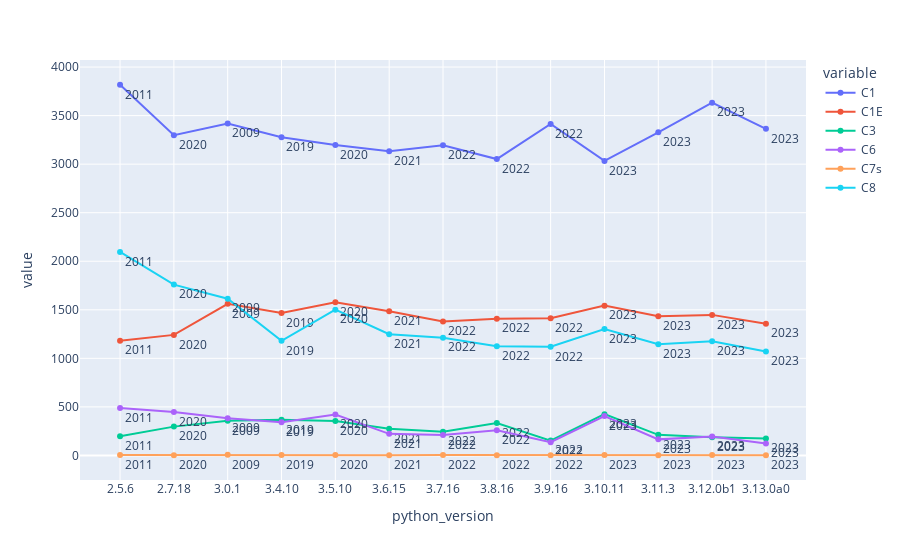

Notebook source saved alongside this figure:
### Markdown cell above
### More parameters through different Python versions

### Code cell
fig = px.line(df, x="python_version", y=["C1","C1E","C3","C6","C7s","C8"], text=pd.to_datetime(df['release_date']).dt.year)
fig.update_traces(textposition="bottom right")
fig.show()

### Figure 1 — Plotly figure (JSON) as saved in the notebook; plotly's stock layout.template omitted (floating-point values rounded to 4 significant figures)
{"data": [{"hovertemplate": "variable=C1<br>python_version=%{x}<br>value=%{y}<br>text=%{text}<extra></extra>", "legendgroup": "C1", "line": {"color": "#636efa", "dash": "solid"}, "marker": {"symbol": "circle"}, "mode": "markers+lines+text", "name": "C1", "orientation": "v", "showlegend": true, "text": [2011, 2020, 2009, 2019, 2020, 2021, 2022, 2022, 2022, 2023, 2023, 2023, 2023], "textposition": "bottom right", "type": "scatter", "x": ["2.5.6", "2.7.18", "3.0.1", "3.4.10", "3.5.10", "3.6.15", "3.7.16", "3.8.16", "3.9.16", "3.10.11", "3.11.3", "3.12.0b1", "3.13.0a0"], "xaxis": "x", "y": [3818.0, 3298.0, 3419.0, 3277.0, 3198.0, 3132.0, 3195.0, 3052.0, 3413.0, 3033.0, 3328.0, 3633.0, 3364.0], "yaxis": "y"}, {"hovertemplate": "variable=C1E<br>python_version=%{x}<br>value=%{y}<br>text=%{text}<extra></extra>", "legendgroup": "C1E", "line": {"color": "#EF553B", "dash": "solid"}, "marker": {"symbol": "circle"}, "mode": "markers+lines+text", "name": "C1E", "orientation": "v", "showlegend": true, "text": [2011, 2020, 2009, 2019, 2020, 2021, 2022, 2022, 2022, 2023, 2023, 2023, 2023], "textposition": "bottom right", "type": "scatter", "x": ["2.5.6", "2.7.18", "3.0.1", "3.4.10", "3.5.10", "3.6.15", "3.7.16", "3.8.16", "3.9.16", "3.10.11", "3.11.3", "3.12.0b1", "3.13.0a0"], "xaxis": "x", "y": [1182, 1242.0, 1561.0, 1466.0, 1578.0, 1485.0, 1380.0, 1408, 1413.0, 1543.0, 1433.0, 1448.0, 1357.0], "yaxis": "y"}, {"hovertemplate": "variable=C3<br>python_version=%{x}<br>value=%{y}<br>text=%{text}<extra></extra>", "legendgroup": "C3", "line": {"color": "#00cc96", "dash": "solid"}, "marker": {"symbol": "circle"}, "mode": "markers+lines+text", "name": "C3", "orientation": "v", "showlegend": true, "text": [2011, 2020, 2009, 2019, 2020, 2021, 2022, 2022, 2022, 2023, 2023, 2023, 2023], "textposition": "bottom right", "type": "scatter", "x": ["2.5.6", "2.7.18", "3.0.1", "3.4.10", "3.5.10", "3.6.15", "3.7.16", "3.8.16", "3.9.16", "3.10.11", "3.11.3", "3.12.0b1", "3.13.0a0"], "xaxis": "x", "y": [197.9, 296.8, 356.7, 366.9, 355.2, 274.6, 244.4, 334.5, 152.9, 425.3, 212.1, 186.1, 174.2], "yaxis": "y"}, {"hovertemplate": "variable=C6<br>python_version=%{x}<br>value=%{y}<br>text=%{text}<extra></extra>", "legendgroup": "C6", "line": {"color": "#ab63fa", "dash": "solid"}, "marker": {"symbol": "circle"}, "mode": "markers+lines+text", "name": "C6", "orientation": "v", "showlegend": true, "text": [2011, 2020, 2009, 2019, 2020, 2021, 2022, 2022, 2022, 2023, 2023, 2023, 2023], "textposition": "bottom right", "type": "scatter", "x": ["2.5.6", "2.7.18", "3.0.1", "3.4.10", "3.5.10", "3.6.15", "3.7.16", "3.8.16", "3.9.16", "3.10.11", "3.11.3", "3.12.0b1", "3.13.0a0"], "xaxis": "x", "y": [488.5, 447.5, 382.5, 341.4, 420.3, 222.4, 211.2, 259, 136.7, 405.1, 165.4, 195.5, 123.9], "yaxis": "y"}, {"hovertemplate": "variable=C7s<br>python_version=%{x}<br>value=%{y}<br>text=%{text}<extra></extra>", "legendgroup": "C7s", "line": {"color": "#FFA15A", "dash": "solid"}, "marker": {"symbol": "circle"}, "mode": "markers+lines+text", "name": "C7s", "orientation": "v", "showlegend": true, "text": [2011, 2020, 2009, 2019, 2020, 2021, 2022, 2022, 2022, 2023, 2023, 2023, 2023], "textposition": "bottom right", "type": "scatter", "x": ["2.5.6", "2.7.18", "3.0.1", "3.4.10", "3.5.10", "3.6.15", "3.7.16", "3.8.16", "3.9.16", "3.10.11", "3.11.3", "3.12.0b1", "3.13.0a0"], "xaxis": "x", "y": [4.1, 2.6, 6, 4.1, 5.7, 3, 3.2, 2.5, 2.9, 4.2, 1.9, 3.4, 2.1], "yaxis": "y"}, {"hovertemplate": "variable=C8<br>python_version=%{x}<br>value=%{y}<br>text=%{text}<extra></extra>", "legendgroup": "C8", "line": {"color": "#19d3f3", "dash": "solid"}, "marker": {"symbol": "circle"}, "mode": "markers+lines+text", "name": "C8", "orientation": "v", "showlegend": true, "text": [2011, 2020, 2009, 2019, 2020, 2021, 2022, 2022, 2022, 2023, 2023, 2023, 2023], "textposition": "bottom right", "type": "scatter", "x": ["2.5.6", "2.7.18", "3.0.1", "3.4.10", "3.5.10", "3.6.15", "3.7.16", "3.8.16", "3.9.16", "3.10.11", "3.11.3", "3.12.0b1", "3.13.0a0"], "xaxis": "x", "y": [2096, 1759.0, 1614.0, 1180.0, 1501.0, 1248.0, 1213.0, 1125.0, 1119.0, 1302.0, 1146, 1175.0, 1071.0], "yaxis": "y"}], "layout": {"legend": {"title": {"text": "variable"}, "tracegroupgap": 0}, "margin": {"t": 60}, "xaxis": {"anchor": "y", "domain": [0, 1], "title": {"text": "python_version"}}, "yaxis": {"anchor": "x", "domain": [0, 1], "title": {"text": "value"}}}}
